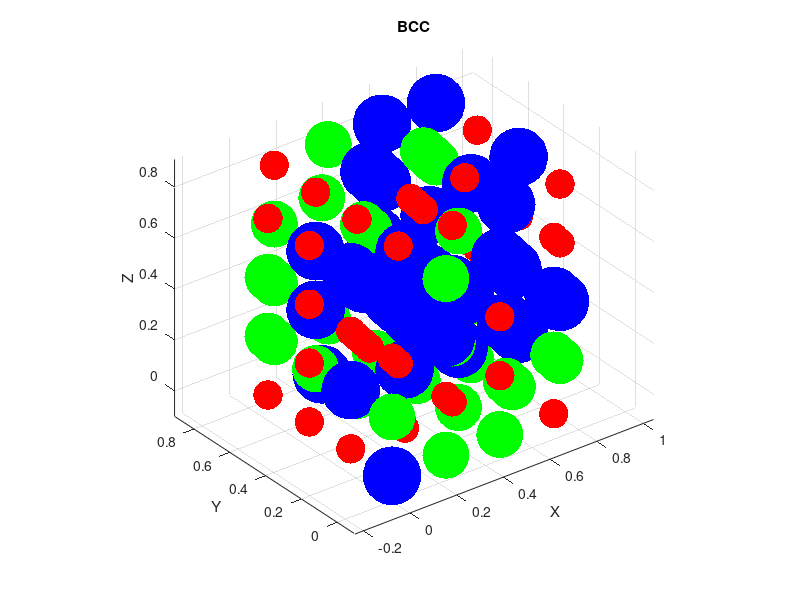

Here is the MATLAB script that generated this plot:
%% ESTRUCTURA BCC %%

% Proporciones de cada tipo de átomo.
Prop_1 = 0.4;
Prop_2 = 0.3;
Prop_3 = 0.3;

% Radios.
Radio_1 = 0.05;
Radio_2 = 0.08;
Radio_3 = 0.1;

% Número de celda unidad por lado.
N_celda = 3;

% Obtener el radio máximo.
Radio_max = max([Radio_1, Radio_2, Radio_3]);

% Distancia entre dos átomos consecutivos en las esquinas.
Parmtr_reticular = 4 / sqrt(3) * Radio_max;

% Distancia entre el centro y las esquinas de la celda.
Dist_centro_esquinas = 2 * Radio_max;

% Representar la estructura.
figure;
hold on;
axis equal;

% Colocar átomos en las esquinas de cada celda unidad.
for x = 0:Parmtr_reticular:N_celda*Parmtr_reticular
    for y = 0:Parmtr_reticular:N_celda*Parmtr_reticular
        for z = 0:Parmtr_reticular:N_celda*Parmtr_reticular
            % Posición de los átomos
            Pos_esquina = [x, y, z];
            
            % Generar un número aleatorio para determinar el tipo de átomo.
            N_aleatorio_esq = rand();
            
            % Determinar el tipo de átomo según las proporciones dadas.
            if N_aleatorio_esq < Prop_1
                % Tipo 1.
                Color_esq = 'r';
                Radio_esq = Radio_1;
            elseif N_aleatorio_esq < (Prop_1+Prop_2)
                % Tipo 2.
                Color_esq = 'g';
                Radio_esq = Radio_2;
            else
                % Tipo 3.
                Color_esq = 'b';
                Radio_esq = Radio_3;
            end
            
            % Representar el átomo con el color y radio correspondiente.
            [x_sphere, y_sphere, z_sphere] = sphere;
            x_sphere = x_sphere * Radio_esq + Pos_esquina(1);
            y_sphere = y_sphere * Radio_esq + Pos_esquina(2);
            z_sphere = z_sphere * Radio_esq + Pos_esquina(3);
            
            surf(x_sphere, y_sphere, z_sphere, 'FaceColor', Color_esq, 'EdgeColor', 'none');
        end
    end
end

% Colocar átomos en el centro de cada celda unidad.
for x = 0:Parmtr_reticular:N_celda*Parmtr_reticular
    for y = 0:Parmtr_reticular:N_celda*Parmtr_reticular
        for z = 0:Parmtr_reticular:N_celda*Parmtr_reticular
            % Posición del átomo en el centro de la celda.
            Pos_centro = [x, y, z] + Parmtr_reticular * (1/2) * [1, 1, 1];
            
            % Generar un número aleatorio para determinar el tipo de átomo.
            N_aleatorio_centro = rand();
            
           % Determinar el tipo de átomo según las proporciones dadas.
            if N_aleatorio_centro < Prop_1
                % Tipo 1.
                Color_centro = 'r';
                Radio_centro = Radio_1;
            elseif N_aleatorio_centro < (Prop_1+Prop_2)
                % Tipo 2.
                Color_centro = 'g';
                Radio_centro = Radio_2;
            else
                % Tipo 3.
                Color_centro = 'b';
                Radio_centro = Radio_3;
            end
            
            % Representar el átomo con el color y radio correspondiente.
            [x_sphere, y_sphere, z_sphere] = sphere;
            x_sphere = x_sphere * Radio_centro + Pos_centro(1);
            y_sphere = y_sphere * Radio_centro + Pos_centro(2);
            z_sphere = z_sphere * Radio_centro + Pos_centro(3);
            
            surf(x_sphere, y_sphere, z_sphere, 'FaceColor', Color_centro, 'EdgeColor', 'none');
        end
    end
end

% Especificaciones de la representación.
title('BCC');
xlabel('X');
ylabel('Y');
zlabel('Z');
view(3);
grid on;
